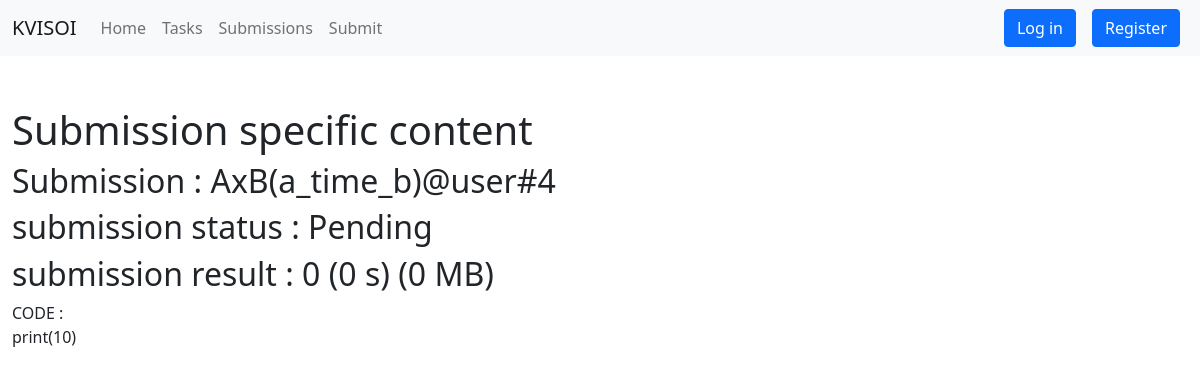
The page /submission/4 on the database its author committed.
### core/models.py (models this page shows, shortened)
class Submission(models.Model):
  owner = models.ForeignKey(User, on_delete=models.CASCADE, default="")
  code = models.TextField()
  task = models.ForeignKey(Task, on_delete=models.CASCADE, default="")
  lang = models.CharField(max_length=20)
  status = models.CharField(max_length=20)
  score = models.PositiveIntegerField(default=0)
  timeUsed = models.PositiveIntegerField(default=0)
  memoryUsed = models.PositiveIntegerField(default=0)
  def __str__(self):
    return f'{self.task}@{self.owner}#{self.id}'
  @property
  def result (self):
    return f'{self.score} ({self.timeUsed} s) ({self.memoryUsed} MB)'

class Task(models.Model):
  id = models.CharField(max_length=128, primary_key=True, unique=True)
  title = models.CharField(max_length=128)
  author = models.ForeignKey(User, on_delete=models.DO_NOTHING, null=True)
  def __str__(self):
    return f'{self.title}({self.id})'

### core/views.py (the view)
# urls.py: url(r'^submission/(?P<id>[0-9]+)$', views.submission, name='core-submission'),
def submission (req, id) :
  return render(req, 'core/submission.html', {
    'submission' : Submission.objects.get(id=id)
  })

### core/templates/core/submission.html
{% extends "core/base.html" %}
{% block content %}
  <h1> Submission specific content </h1>
  <h2> Submission : {{submission}} </h2>
  <h2> submission status : {{submission.status}} </h2>
  <h2> submission result : {{submission.result}} </h2>
  CODE :
  <p>
    {{submission.code}}
  </p>
{% endblock %}

### rows shown on the page
Submission: task+owner+id "AxB(a_time_b)@user#4", status "Pending", result "0 (0 s) (0 MB)", code "print(10)"
